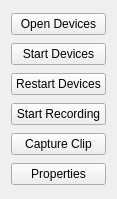
<?xml version="1.0" encoding="UTF-8"?>
<ui version="4.0">
 <class>SessionControlsWidgetClass</class>
 <widget class="QWidget" name="SessionControlsWidgetClass">
  <property name="geometry">
   <rect>
    <x>0</x>
    <y>0</y>
    <width>117</width>
    <height>199</height>
   </rect>
  </property>
  <property name="windowTitle">
   <string>SessionControlsWidget</string>
  </property>
  <layout class="QVBoxLayout" name="verticalLayout">
   <item>
    <widget class="QPushButton" name="buttonOpenCloseDevices">
     <property name="text">
      <string>Open Devices</string>
     </property>
    </widget>
   </item>
   <item>
    <widget class="QPushButton" name="buttonStartStopDevices">
     <property name="text">
      <string>Start Devices</string>
     </property>
    </widget>
   </item>
   <item>
    <widget class="QPushButton" name="buttonRestartDevices">
     <property name="text">
      <string>Restart Devices</string>
     </property>
    </widget>
   </item>
   <item>
    <widget class="QPushButton" name="buttonRecord">
     <property name="text">
      <string>Start Recording</string>
     </property>
    </widget>
   </item>
   <item>
    <widget class="QPushButton" name="buttonClip">
     <property name="text">
      <string>Capture Clip</string>
     </property>
    </widget>
   </item>
   <item>
    <widget class="QPushButton" name="buttonProperties">
     <property name="text">
      <string>Properties</string>
     </property>
    </widget>
   </item>
  </layout>
 </widget>
 <layoutdefault spacing="6" margin="11"/>
 <resources/>
 <connections/>
</ui>
